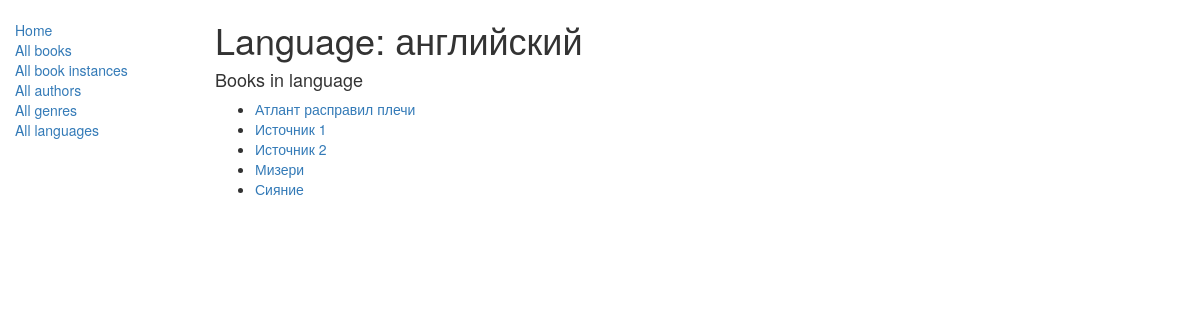
The app's page /catalog/language/2 with its own data.
### catalog/models.py (models this page shows, shortened)
class Language(models.Model):
    name = models.CharField(max_length=200, help_text="Укажите язык книги (например: русский).")
    class Meta:
        ordering = ["name"]

class Book(models.Model):
    title = models.CharField(max_length=200)
    author = models.ForeignKey('Author', on_delete=models.SET_NULL, null=True)
    summary = models.TextField(max_length=1000, help_text='Добавьте описание для книги.')
    isbn = models.CharField('ISBN', max_length=13, help_text="13 Персонажей <a href='https://www.isbn-international.org/content/what-isbn'>ISBN</a>")
    genre = models.ManyToManyField('Genre', help_text="Выберите жанр для книги.")
    language = models.ForeignKey('Language', on_delete=models.SET_NULL, null=True)
    class Meta:
        ordering = ['title','author']
    def get_absolute_url(self):
        return reverse("book-detail", args=[str(self.id)])
    def display_genre(self):
        return ", ".join([genre.name for genre in self.genre.all()[:3] ])
    display_genre.short_description = 'Genre'

### catalog/views.py (the view)
# urls.py: path('language/<int:pk>', views.LanguageDetailView.as_view(),
class LanguageDetailView(generic.DetailView):
    model = Language

### catalog/templates/catalog/language_detail.html (shortened to what this page needs)
{% extends "base_generic.html" %}
{% block content %}
<h1>Language: {{ language.name }}</h1>
<div class="ms-4 mt-4">
<h4>Books in language</h4>
<ul>
  {% for copy in language.book_set.all %}
  <li>
    <a href="{{ copy.get_absolute_url }}">{{ copy.title }}</a>
  </li>
  {% empty %}
  <li>There are no books in this language.</li>
  {% endfor %}
</ul>
{% endblock %}
{% block sidebar %}
  {{ block.super }}
{% endblock %}

### records on screen
Language: name "английский"
Book: title "Атлант расправил плечи"
Book: title "Источник 1"
Book: title "Источник 2"
Book: title "Мизери"
Book: title "Сияние"
